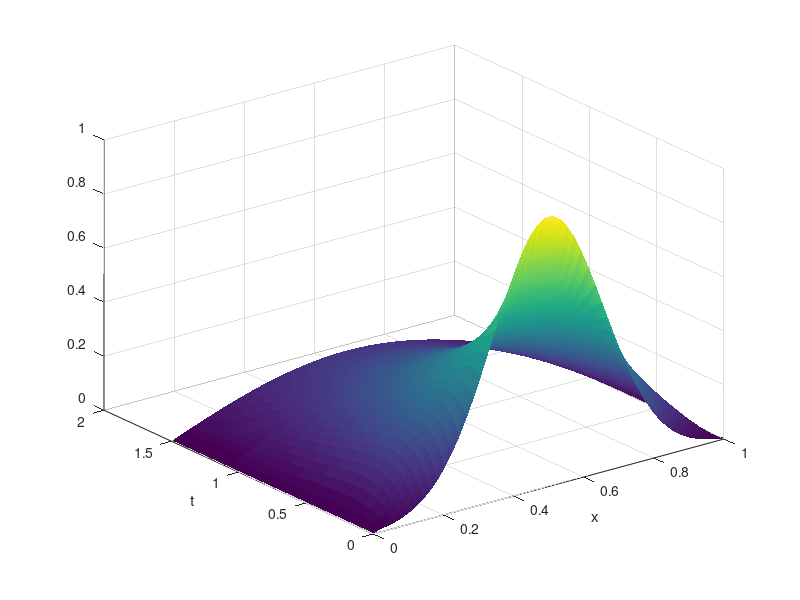
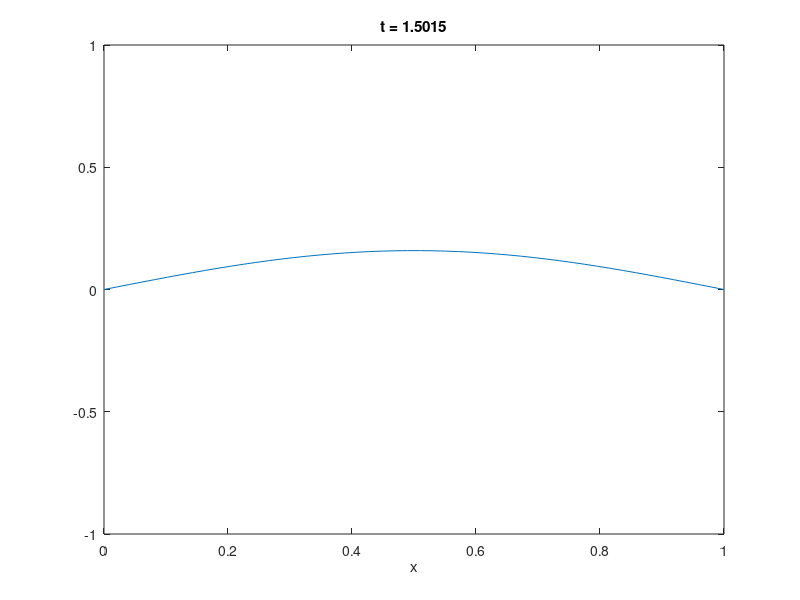

Here is the MATLAB script that generated these plots, in order:
%% Main parameters
D = 0.1; % Diffusion coefficient
L = 1; % Length of the rod
T = 1.5; % Time of integration
Nx = 50; % Number of spatial point
nu = 0.5; % Curant parameter

% nu = D * tau / h^2

%% Secondary parameters
x = linspace(0, L, Nx); % Spatial mesh
h = x(2) - x(1); % Spatial step

tau = nu * h^2 / D; % Temportal step
Nt = ceil(T/tau) + 1; % Number of temporal steps
t = 0:tau:((Nt-1)*tau);

%% Initail condition
u_0 = exp(-(x - .5).^2 ./ .05);
% u_0 = sin(2*pi*x/L);

%% Transition matrices
U_now = (1 - 2*nu) * eye(Nx) + ...
    diag(nu*ones(Nx-1, 1), 1) + ...
    diag(nu*ones(Nx-1, 1), -1);
U_next = eye(Nx);

%% Boundary conditions
% Dirichlet conditions u(t, 0) = u(t, L) = 0
U_now(1, :) = 0;
U_now(end, :) = 0;

% % Neuman conditions: d_x u (t, 0) = d_x u (t, L) = 0
% % u(t, 0) = u(t, h)
% % u(t, L) = u(t, L-h)
% U_now(1, :) = 0;
% U_now(end, :) = 0;
% 
% U_next(1, 2) = -1;
% U_next(end, end-1) = -1;

%% Inegration of the system
u = zeros(Nt, Nx);
u(1, :) = u_0;

for k = 2 : Nt
    u(k, :) = U_next \ U_now * u(k-1, :).';
end

%% Visualisation
[x_mesh, t_mesh] = meshgrid(x, t);
figure(1)
surf(x_mesh, t_mesh, u, 'LineStyle','none')
xlabel('x');
ylabel('t');

%% Animation (lazy)
figure(2)
for k = [1 : floor(Nt/100) : Nt, Nt]
    plot(x, u(k, :));
    xlabel('x');
    title(['t = ', num2str(tau*(k-1))]);
    axis([0, L, -1, 1]);
    drawnow
end
